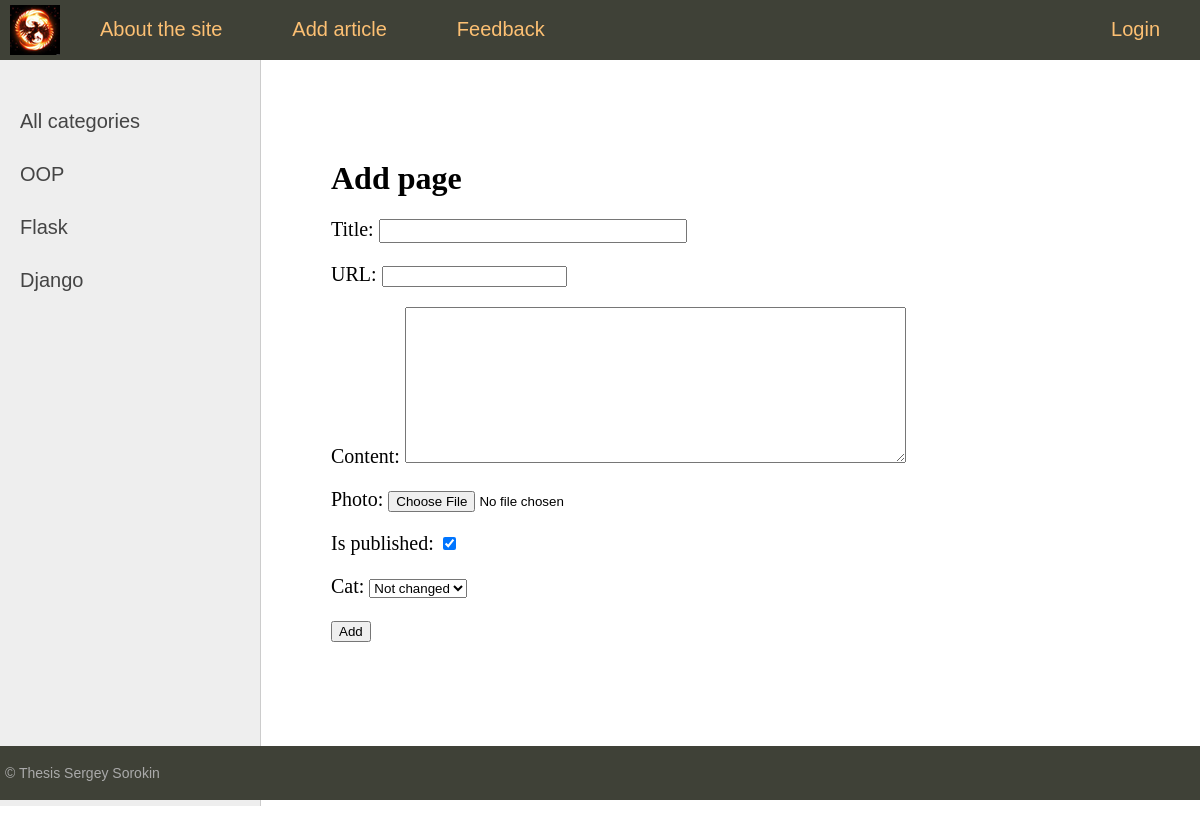
The page /addpage/ on the database its author committed.
### itstep/models.py (models this page shows)
class Category(models.Model):
    name = models.CharField(max_length=100, db_index=True, verbose_name="Category")
    slug = models.SlugField(max_length=255, unique=True, db_index=True, verbose_name="URL")
    def __str__(self):
        return self.name
    def get_absolute_url(self):
        return reverse('category', kwargs={'cat_slug': self.slug})
    class Meta:
        verbose_name = 'Category'
        verbose_name_plural = 'Categories'
        ordering = ['id']

### itstep/views.py (the view)
# urls.py: path('addpage/', add_page, name='add_page'),
def add_page(request):
    if request.method == 'POST':
        form = AddPostForm(request.POST, request.FILES)
        if form.is_valid():
            form.save()
            return redirect('home')
    else:
        form = AddPostForm()
    return render(
        request,
        'itstep/addpage.html',
        {
            'form': form,
            'menu': menu,
            'title': 'Add page',
            'cat_selected': None,
        }
    )

### itstep/forms.py (shortened to what this page needs)
class AddPostForm(forms.ModelForm):
    def __init__(self,
                 *args,
                 **kwargs) -> None:
        super().__init__(*args,
                         **kwargs)
        self.fields['cat'].empty_label = "Not changed"
    class Meta:
        model = Exercises
        fields = '__all__'
        widgets = {
            'title': forms.TextInput(attrs={
                'class': 'form-input',
            }),
            'content': forms.Textarea(attrs={
                'cols': 60,
                'rows': 10,
            })
        }

### itstep/templatetags/itstep_tags.py (called while the page is built)
@register.inclusion_tag('itstep/list_categories.html')
def show_categories(sort=None, cat_selected=0):
    if not sort:
        cats = Category.objects.all()
    else:
        cats = Category.objects.order_by(sort)
    return {"cats": cats, "cat_selected": cat_selected}

### itstep/templates/itstep/addpage.html (shortened to what this page needs)
{% extends 'itstep/base.html' %}
{% block content %}
<h1>{{title}}</h1>
<form action="{% url 'add_page' %}" method="post" enctype="multipart/form-data">
    {{ form.as_p }}
    <button type="submit">Add</button>
</form>
{% endblock %}

### itstep/templates/itstep/list_categories.html
{% for c in cats %}
{% if c.pk == cat_selected %}
<li class="selected">{{c.name}}</li>
{% else %}
<li><a href="{{ c.get_absolute_url }}">{{c.name}}</a></li>
{% endif %}
{% endfor %}

### itstep/static/itstep/css/styles.css (style rules this page uses)
html, body { font-family: 'Arial'; margin: 0; padding: 0; height: 100%; width: 100%; color: #444; }
a { color: #0059b2; text-decoration: none; }
.left-chapters ul li { margin: 30px 0 0 0; color: #999; }
.left-chapters ul li a { color: #444; text-decoration: none; }
.content-text h1 { font-size: 32px; }
.form-input { width: 300px; font-size: 16px; }

### rows shown on the page
Category: name "OOP"
Category: name "Flask"
Category: name "Django"

### other values the page prints
{{ m.title }} "About the site" "Add article" "Feedback"
{{ m.title }} "Login"
{{ title }} "Add page"
